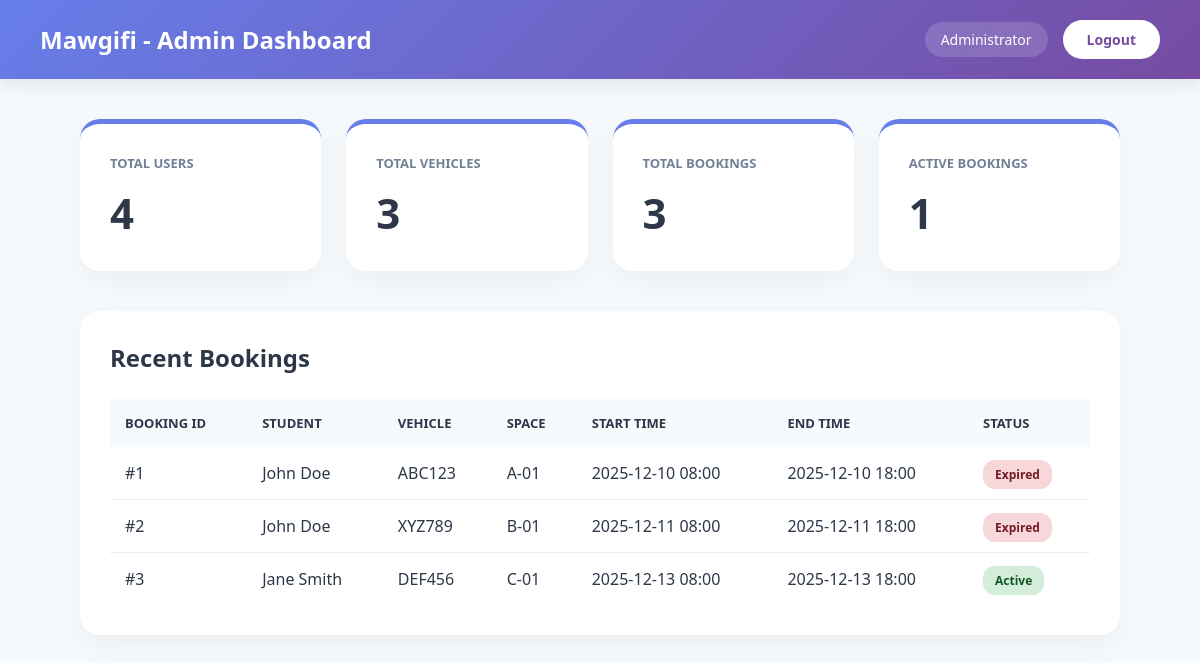
Screenshot of /admin/dashboard.php (signed in) with the database file from the repository.
### tables this page shows
CREATE TABLE Booking (
    booking_id INT AUTO_INCREMENT PRIMARY KEY,
    vehicle_id INT NOT NULL,
    event_id INT,
    Space_id INT,
    Availability_id INT,
    booking_end DATETIME,
    booking_qr_code VARCHAR(255),
    created_at TIMESTAMP DEFAULT CURRENT_TIMESTAMP,
    updated_at TIMESTAMP DEFAULT CURRENT_TIMESTAMP ON UPDATE CURRENT_TIMESTAMP,
    Booking_invoice VARCHAR(255),
    booking_start DATETIME,
    FOREIGN KEY (vehicle_id) REFERENCES Vehicle(vehicle_id) ON DELETE CASCADE ON UPDATE CASCADE,
    FOREIGN KEY (event_id) REFERENCES Event(event_id) ON DELETE SET NULL ON UPDATE CASCADE,
    FOREIGN KEY (Space_id) REFERENCES ParkingSpace(Space_id) ON DELETE SET NULL ON UPDATE CASCADE,
    FOREIGN KEY (Availability_id) REFERENCES Availability(Availability_id) ON DELETE SET NULL ON UPDATE CASCADE
);

CREATE TABLE `User` (
    user_id INT AUTO_INCREMENT PRIMARY KEY,
    UserName VARCHAR(100) NOT NULL,
    Email VARCHAR(150) NOT NULL,
    PhoneNumber VARCHAR(20),
    UserType ENUM('admin', 'user', 'staff') DEFAULT 'user',
    created_at TIMESTAMP DEFAULT CURRENT_TIMESTAMP,
    updated_at TIMESTAMP DEFAULT CURRENT_TIMESTAMP ON UPDATE CURRENT_TIMESTAMP,
    password VARCHAR(255) NOT NULL,
    Address TEXT
);

CREATE TABLE Vehicle (
    vehicle_id INT AUTO_INCREMENT PRIMARY KEY,
    user_id INT NOT NULL,
    vehicle_type VARCHAR(50),
    vehicle_model VARCHAR(100),
    license_plate VARCHAR(20) NOT NULL,
    grant_document VARCHAR(255),
    created_at TIMESTAMP DEFAULT CURRENT_TIMESTAMP,
    approved_by INT,
    Approved_date DATETIME,
    FOREIGN KEY (user_id) REFERENCES User(user_id) ON DELETE CASCADE ON UPDATE CASCADE
);

CREATE TABLE ParkingSpace (
    Space_id INT AUTO_INCREMENT PRIMARY KEY,
    area_id INT NOT NULL,
    Availability_id INT,
    space_number VARCHAR(20) NOT NULL,
    qr_code VARCHAR(255),
    qr_img_path VARCHAR(255),
    created_at TIMESTAMP DEFAULT CURRENT_TIMESTAMP,
    updated_at TIMESTAMP DEFAULT CURRENT_TIMESTAMP ON UPDATE CURRENT_TIMESTAMP,
    FOREIGN KEY (area_id) REFERENCES ParkingArea(area_id) ON DELETE CASCADE ON UPDATE CASCADE,
    FOREIGN KEY (Availability_id) REFERENCES Availability(Availability_id) ON DELETE SET NULL ON UPDATE CASCADE
);

### admin/dashboard.php (the view, shortened to what this page needs)
<?php
$conn = getDBConnection();
$total_students = $conn->query("SELECT COUNT(*) as count FROM User")->fetch_assoc()['count'];
$total_vehicles = $conn->query("SELECT COUNT(*) as count FROM Vehicle")->fetch_assoc()['count'];
$total_bookings = $conn->query("SELECT COUNT(*) as count FROM Booking")->fetch_assoc()['count'];
$active_bookings = $conn->query("SELECT COUNT(*) as count FROM Booking WHERE booking_end >= NOW()")->fetch_assoc()['count'];
$recent_bookings = $conn->query("
    SELECT b.*, u.UserName, v.license_plate, ps.space_number
    FROM Booking b
    JOIN Vehicle v ON b.vehicle_id = v.vehicle_id
    JOIN User u ON v.user_id = u.user_id
    LEFT JOIN ParkingSpace ps ON b.Space_id = ps.Space_id
    ORDER BY b.created_at DESC
    LIMIT 5
");
?>
<!DOCTYPE html>
<html lang="en">
<head>
</head>
<body>
    <nav class="navbar">
        <h1>Mawgifi - Admin Dashboard</h1>
        <div class="user-info">
            <span>Administrator</span>
            <a href="../logout.php" class="logout-btn">Logout</a>
        </div>
    </nav>
    <div class="container">
        <div class="stats-grid">
            <div class="stat-card">
                <h3>Total Users</h3>
                <div class="number"><?php echo $total_students; ?></div>
            </div>
            <div class="stat-card">
                <h3>Total Vehicles</h3>
                <div class="number"><?php echo $total_vehicles; ?></div>
            </div>
            <div class="stat-card">
                <h3>Total Bookings</h3>
                <div class="number"><?php echo $total_bookings; ?></div>
            </div>
            <div class="stat-card">
                <h3>Active Bookings</h3>
                <div class="number"><?php echo $active_bookings; ?></div>
            </div>
        </div>
        <div class="section">
            <h2>Recent Bookings</h2>
            <table>
                <thead>
                    <tr>
                        <th>Booking ID</th>
                        <th>Student</th>
                        <th>Vehicle</th>
                        <th>Space</th>
                        <th>Start Time</th>
                        <th>End Time</th>
                        <th>Status</th>
                    </tr>
                </thead>
                <tbody>
                    <?php while ($booking = $recent_bookings->fetch_assoc()): ?>
                    <tr>
                        <td>#<?php echo $booking['booking_id']; ?></td>
                        <td><?php echo htmlspecialchars($booking['UserName']); ?></td>
                        <td><?php echo htmlspecialchars($booking['license_plate']); ?></td>
                        <td><?php echo htmlspecialchars($booking['space_number'] ?? 'N/A'); ?></td>
                        <td><?php echo date('Y-m-d H:i', strtotime($booking['booking_start'])); ?></td>
                        <td><?php echo date('Y-m-d H:i', strtotime($booking['booking_end'])); ?></td>
                        <td>
                            <?php
                            $now = time();
                            $end = strtotime($booking['booking_end']);
                            if ($end > $now) {
                                echo '<span class="badge badge-success">Active</span>';
                            } else {
                                echo '<span class="badge badge-danger">Expired</span>';
                            }
                            ?>
                        </td>
                    </tr>
                    <?php endwhile; ?>
                </tbody>
            </table>
        </div>
    </div>
</body>
</html>

### admin/dashboard.php (style rules this page uses)
:root { --primary-grad: linear-gradient(135deg, #667eea 0%, #764ba2 100%); --text-dark: #2d3748; --text-light: #718096; --bg-light: #f7fafc; }
* { margin: 0; padding: 0; box-sizing: border-box; }
body { font-family: 'Segoe UI', system-ui, -apple-system, sans-serif; background: var(--bg-light); }
.navbar { background: var(--primary-grad); color: white; padding: 20px 40px; display: flex; justify-content: space-between; align-items: center; box-shadow: 0 4px 20px rgba(0,0,0,0.1); }
.navbar h1 { font-size: 1.5rem; font-weight: 700; }
.user-info { display: flex; align-items: center; gap: 15px; }
.user-info span { background: rgba(255,255,255,0.15); padding: 8px 16px; border-radius: 20px; font-size: 14px; }
.logout-btn { background: white; color: #764ba2; border: none; padding: 10px 24px; border-radius: 20px; cursor: pointer; text-decoration: none; font-size: 14px; font-weight: 600; }
.container { max-width: 1100px; margin: 40px auto; padding: 0 30px; }
.stats-grid { display: grid; grid-template-columns: repeat(auto-fit, minmax(240px, 1fr)); gap: 25px; margin-bottom: 40px; }
.stat-card { background: white; padding: 30px; border-radius: 20px; box-shadow: 0 10px 30px rgba(0,0,0,0.05); border-top: 5px solid #667eea; }
.stat-card h3 { color: var(--text-light); font-size: 13px; margin-bottom: 12px; text-transform: uppercase; font-weight: 600; }
.stat-card .number { font-size: 42px; font-weight: 700; color: var(--text-dark); }
.section { background: white; border-radius: 20px; padding: 30px; box-shadow: 0 10px 30px rgba(0,0,0,0.05); }
.section h2 { margin-bottom: 25px; color: var(--text-dark); font-size: 1.5rem; }
table { width: 100%; border-collapse: collapse; }
table th { background: var(--bg-light); padding: 15px; text-align: left; font-weight: 600; color: var(--text-dark); font-size: 13px; text-transform: uppercase; }
table td { padding: 15px; border-bottom: 1px solid #eee; color: var(--text-dark); }
table tr:last-child td { border-bottom: none; }
.badge { padding: 6px 12px; border-radius: 12px; font-size: 12px; font-weight: 600; }
.badge-success { background: #d4edda; color: #155724; }
.badge-danger { background: #f8d7da; color: #721c24; }

### rows the page displays
booking: booking_id "1", user.UserName "John Doe", vehicle.license_plate "ABC123", Space.space_number "A-01", booking_start "2025-12-10 08:00", booking_end "2025-12-10 18:00", shows "Expired"
booking: booking_id "2", user.UserName "John Doe", vehicle.license_plate "XYZ789", Space.space_number "B-01", booking_start "2025-12-11 08:00", booking_end "2025-12-11 18:00", shows "Expired"
booking: booking_id "3", user.UserName "Jane Smith", vehicle.license_plate "DEF456", Space.space_number "C-01", booking_start "2025-12-13 08:00", booking_end "2025-12-13 18:00", shows "Active"

### other values shown
$total_students "4"
$total_vehicles "3"
$total_bookings "3"
$active_bookings "1"
